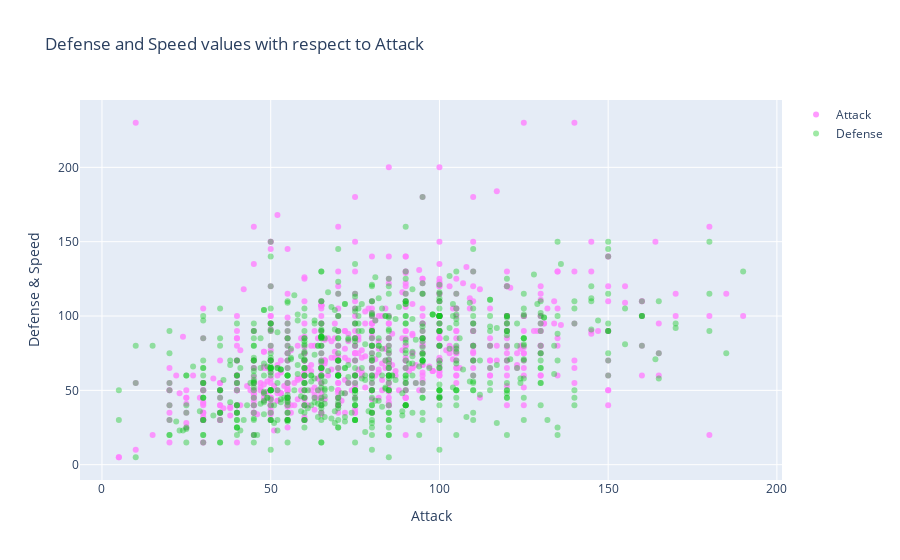

Write notebook code for a chart like this one.
### Markdown cell above
Now let's see how "Defense" and "Speed" change with respect to "Attack"

### Code cell
trace1 =go.Scatter(
                    x = data.Attack,
                    y = data.Defense,
                    mode = "markers",
                    name = "Attack",
                    marker = dict(color = 'rgba(255, 128, 255, 0.8)'),
                    text= data['Type 1'])

trace2 =go.Scatter(
                    x = data.Attack,
                    y = data.Speed,
                    mode = "markers",
                    name = "Defense",
                    marker = dict(color = 'rgba(15, 200, 30, 0.4)'),
                    text= data['Type 1'])

data2 = [trace1, trace2]
layout = dict(title = 'Defense and Speed values with respect to Attack',
              xaxis= dict(title= 'Attack',ticklen= 5,zeroline= False), # ticklen : eksenlerdeki değerlerin ticklerinin uzunluğu
              yaxis= dict(title= 'Defense & Speed',ticklen= 5,zeroline= False)
             )
fig = dict(data = data2, layout = layout)
iplot(fig)

### Figure 1 — Plotly figure (JSON) as saved in the notebook; plotly's stock layout.template omitted (floating-point values rounded to 4 significant figures; data arrays with more than 128 entries replaced by an {"elided": "..."} marker saying what was removed)
{"data": [{"marker": {"color": "rgba(255, 128, 255, 0.8)"}, "mode": "markers", "name": "Attack", "text": {"elided": "800 str values"}, "type": "scatter", "x": {"elided": "800 int values"}, "y": {"elided": "800 int values"}}, {"marker": {"color": "rgba(15, 200, 30, 0.4)"}, "mode": "markers", "name": "Defense", "text": {"elided": "800 str values"}, "type": "scatter", "x": {"elided": "800 int values"}, "y": {"elided": "800 int values"}}], "layout": {"title": {"text": "Defense and Speed values with respect to Attack"}, "xaxis": {"ticklen": 5, "title": {"text": "Attack"}, "zeroline": false}, "yaxis": {"ticklen": 5, "title": {"text": "Defense & Speed"}, "zeroline": false}}}
